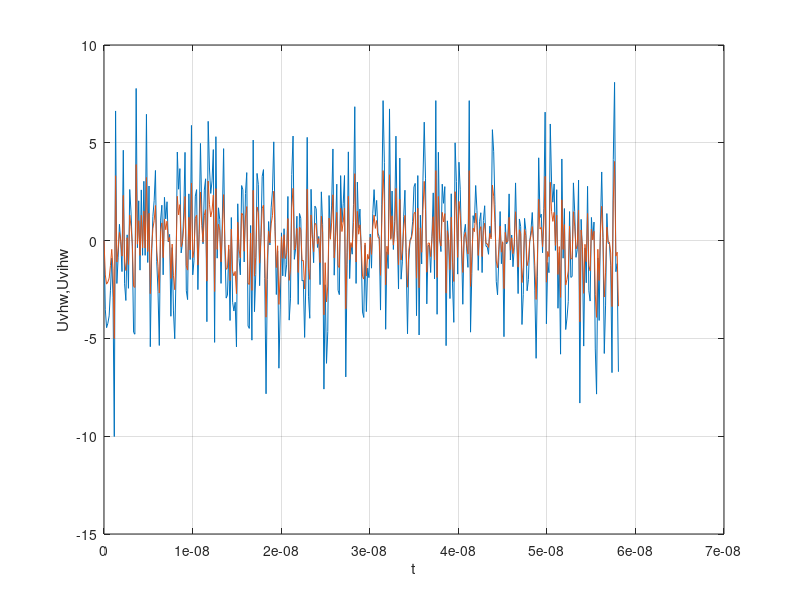

MATLAB code to generate this figure:
clear all,clc,close all;
%внутренние параметры
 
R=220;
R1=R*2
C=33e-12;
tau=R1*C;% постоянная времени цепи
 
%начальные условия
Uc(1)=0;
stdn=3;
 
% Ось времени
T=tau/100;
tmax=(4*tau);
t=0:T:tmax;
N=length(t);
    

%На входе шум%
for k=2:N;
    Uvhw(k)=randn(1,1)*stdn;
    Uvihw(k)=Uvhw(k)/2;
end;
figure(3)
plot(t,Uvhw,t,Uvihw)
xlabel('t')
ylabel('Uvhw,Uvihw')
grid on